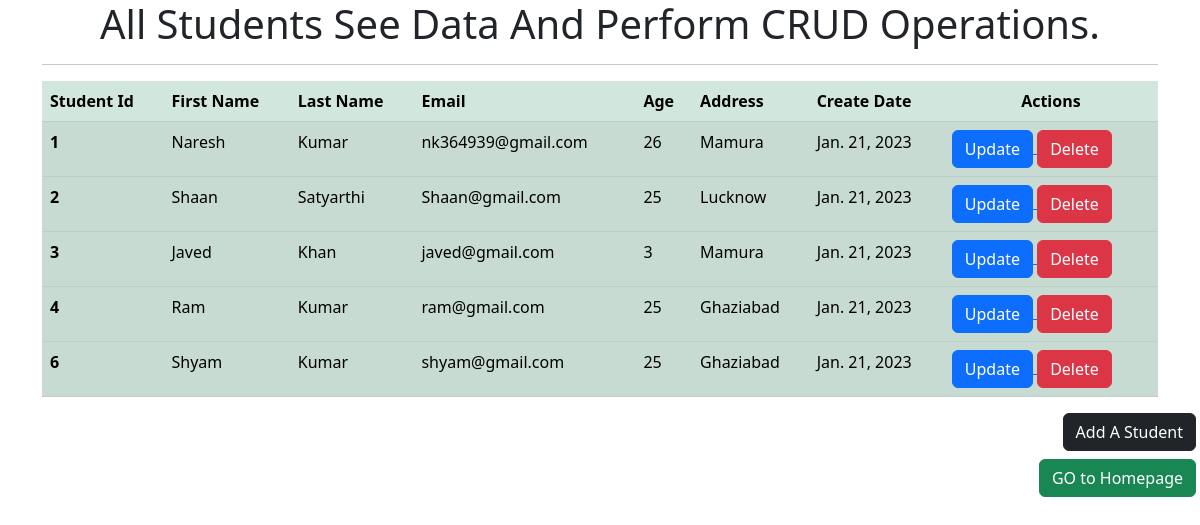
/show_students, run on an earlier commit of the app's database.
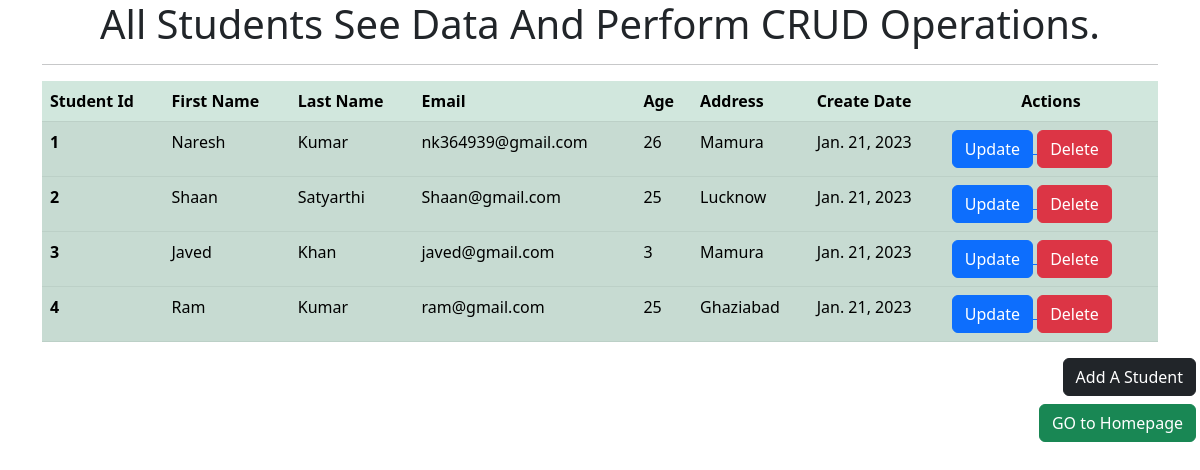
And on a later commit of the database.
### student_app/models.py (models this page shows, shortened)
class Student(models.Model):
    first_name = models.CharField(max_length=35)
    last_name = models.CharField(max_length=35)
    email = models.EmailField()
    age = models.IntegerField()
    address = models.CharField(max_length=35)
    created_at = models.DateField(auto_now_add=True)

### student_app/views.py (the view)
# urls.py: path('show_students',views.show_students,name='show_students'),
def show_students(request):
    student = Student.objects.all()
    return render(request,'show_students.html',{'student':student,})

### templates/show_students.html (shortened to what this page needs)
<!DOCTYPE html>
<html lang="en">
<head>
    <link href="https://cdn.jsdelivr.net/npm/bootstrap@5.3.0-alpha1/dist/css/bootstrap.min.css" rel="stylesheet">
</head>
<body>
   <div class="container">
    <h1 class="text-center " >All Students See Data And Perform CRUD Operations.</h1>
    <hr>
    <table class="table table-success table-striped">
        <thead>
          <tr>
            <th scope="col">Student Id</th>
            <th scope="col">First Name</th>
            <th scope="col">Last Name</th>
            <th scope="col">Email</th>
            <th scope="col">Age</th>
            <th scope="col">Address</th>
            <th scope="col"> Create Date</th>
            <th scope="col" class=" text-center " >Actions</th>
          </tr>
        </thead>
        {% for st in student %}
        <tbody>
          <tr>
            <th scope="row">{{st.id}}</th>
            <td>{{st.first_name}}</td>
            <td>{{st.last_name}}</td>
            <td>{{st.email}}</td>
            <td>{{st.age}}</td>
            <td>{{st.address}}</td>
            <td>{{st.created_at}}</td>
            <td>
                <a href="/update_student/{{st.id}}"> <button class=" btn btn-primary" >Update</button> </a>
                <a href="/delete_student/{{st.id}}"> <button class=" btn btn-danger" >Delete</button> </a>
            </td>
          </tr>
        </tbody>
        {% endfor %}
      </table>
  </div>
  <div class="text-end px-1 mb-2">
    <a class="btn btn-dark  " href="/add_student" role="button">Add A Student</a>
  </div>
  <div class="text-end px-1">
    <a class="btn btn-success  " href="/" role="button">GO to Homepage</a>
  </div>
</body>
</html>

What changed in the data, as far as the page shows it:
removed Student: id "6", first_name "Shyam", last_name "Kumar", email "shyam@gmail.com", age "25", address "Ghaziabad", created_at "Jan. 21, 2023"
